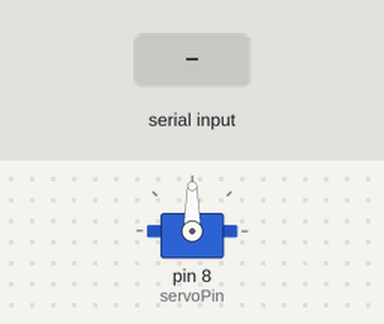
Bench run of a sketch on a simulated Arduino Uno, built with avr-gcc and run on an emulated ATmega328P. Parts: servo. The inputs (shaded band) are chosen by the test bench. What the sketch prints to the serial monitor is not drawn.

Above: at 1.2 s.
1.3 s: "30,150\n" received over Serial
At 2.6 s:
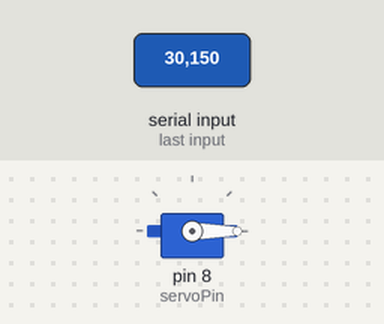
3.8 s: "90,45\n" received over Serial
At 4.6 s:
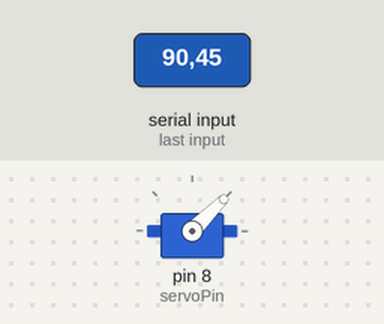
6.3 s: "200\n" received over Serial
At 6.7 s:
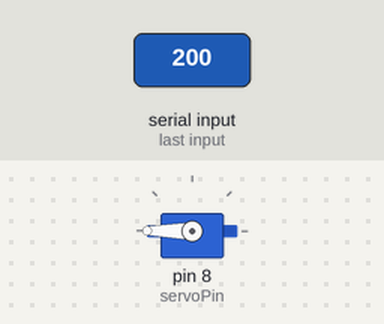
Timing chart, 0 to 9.3 s (numbered marks = the images above; inputs shaded):
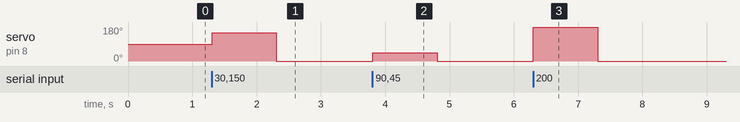

Measured:
- after the input at 1.3 s, servo on pin 8 (servoPin): 90° → 150° at once, → 0° 1.0 s later
- after the input at 3.8 s, servo on pin 8 (servoPin): 0° → 45° at once, → 0° 1.0 s later
- after the input at 6.3 s, servo on pin 8 (servoPin): 0° → 180° at once, → 0° 1.0 s later

The sketch:

Servo.ino
```cpp
#include <Servo.h>

int servoPin = 8;
int servoPos;
int dt = 10;
Servo sv;

void setup() {
  Serial.begin(9600);
  sv.attach(servoPin);
}

void loop() {
  Serial.print("Enter angle for the servo: ");
  while (Serial.available() == 0) {

  }
  servoPos = Serial.parseInt();
  sv.write(servoPos);
  Serial.println(servoPos);
}
```
